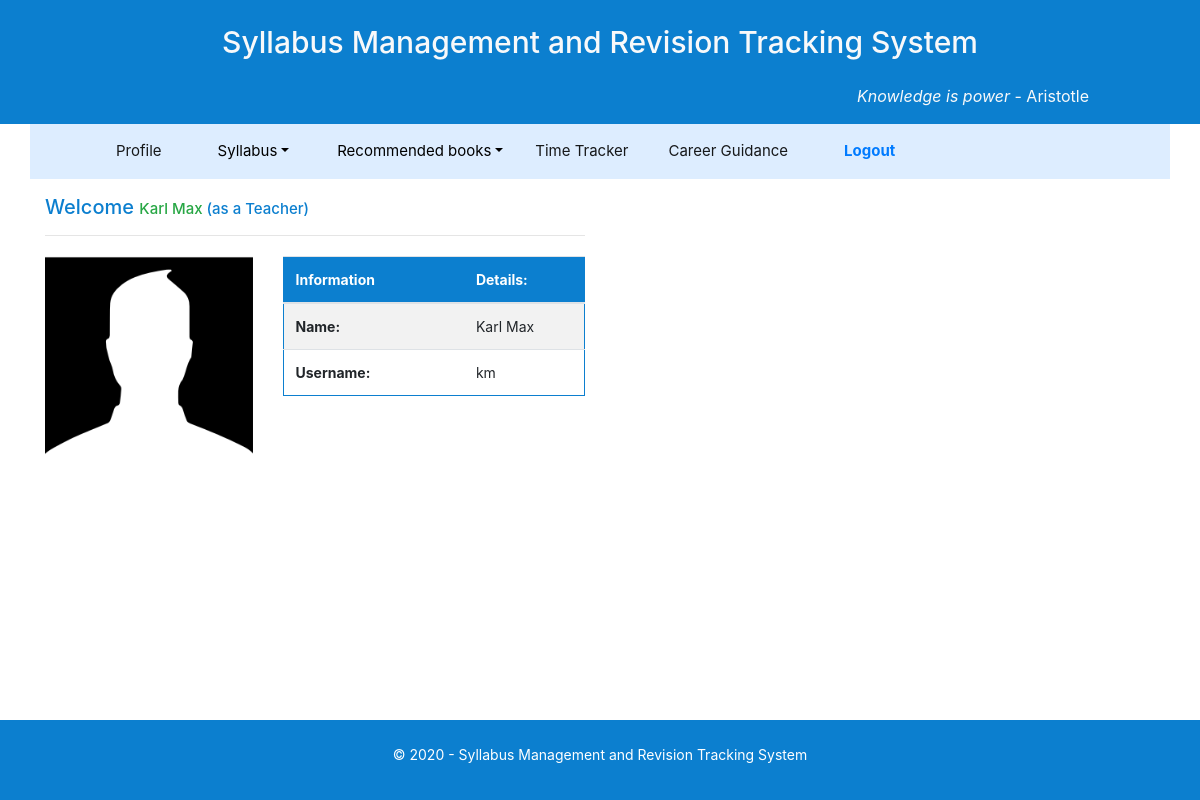
/teacher_pages/home.php (signed in), run on the app's committed database.
### tables this page shows
CREATE TABLE `teacher_info` (
  `teacher_id` int(11) NOT NULL,
  `FirstName` varchar(255) DEFAULT NULL,
  `LastName` varchar(255) DEFAULT NULL,
  `username` varchar(255) DEFAULT NULL,
  `password` varchar(255) DEFAULT NULL,
  `subject_id` int(11) DEFAULT NULL
);

### teacher_pages/Home.php (the view, shortened to what this page needs)
<?php
    include '../db.php';
    $current_user = $_SESSION['current_userID'];
?>
<!DOCTYPE html>
<html>
<head>
    <link rel="stylesheet" href="assets/bootstrap/css/bootstrap.min.css">
    <link rel="stylesheet" href="assets/css/styles.css">
</head>
<body>
   <div id = "page-container">
   <div id="content-wrap">
        <?php include '../phpIncludes/header_teacher.php' ?>
       <div class="container mt-3">
           <div class="row">
               <div class="col-md-3 col-lg-3 col-xl-6 col-6 offset-md-2 offset-xl-0">
               <?php
                $firstName = $_SESSION['FirstName'];
                $lastName = $_SESSION['LastName'];
                $logged_as = $_SESSION['user_teacher'];
                $teacher_info = mysqli_query($conn, "SELECT * FROM teacher_info WHERE teacher_id = '$current_user'");
                $res_teacher_info = mysqli_fetch_assoc($teacher_info);
                echo "
              <font color='#0C7FCF'><h5> Welcome <font color='#28A745' style='font-size: 15px;'>".$firstName." ".$lastName." </font><font color='#0C7FCF' style='font-size: 15px;'>(as a ".$logged_as.")</font></h5></font>
              <div style='color: #0C7FCF'><hr></div>
                ";
                ?>
               </div>
           </div>
           <div class="row">
               <div class="col-md-3 col-lg-3 col-xl-6 col-6" >
                    <div class="row">
                        <div class="col-lg-5">
                            <img class="img-fluid" src="../img/21294.png">
                        </div>
                        <div class="col-lg-7">
                        <?php
                            echo "
                        <table class='mt-1 table table-striped' style='font-size: 14px; border: 1px solid #0C7FCF'>
                        <thead style='background-color: #0C7FCF; color:white;'>
                        <tr>
                        <th style='width:60%'> Information </th>
                        <th style='width:40%'> Details: </th>
                        </tr
                        </thead>
                        <tbody>
                        <tr>
                        <td><b>Name:</b></td>
                        <td>".$res_teacher_info['FirstName']." ",$res_teacher_info['LastName']."</td>
                        </tr>
                        <tr>
                        <td><b>Username:</b></td>
                        <td>".$res_teacher_info['username']."</td>
                        </tr>
                        </tbody>
                        </table>
                        ";
                        ?>
                        </div>
                    </div>
               </div>
       </div>
    </div>
    <?php
    include '../phpIncludes/footer.php';
?>
    </div>
</body>
</html>

### teacher_pages/Home.php (style rules this page uses)
#page-container { position: relative; min-height: 100vh; }
#content-wrap { padding-bottom: 2.5rem; }

### data on the page
teacher_info: FirstName "Karl", LastName "Max", username "km"

### other printed values
$firstName "Karl"
$lastName "Max"
$logged_as "Teacher"
